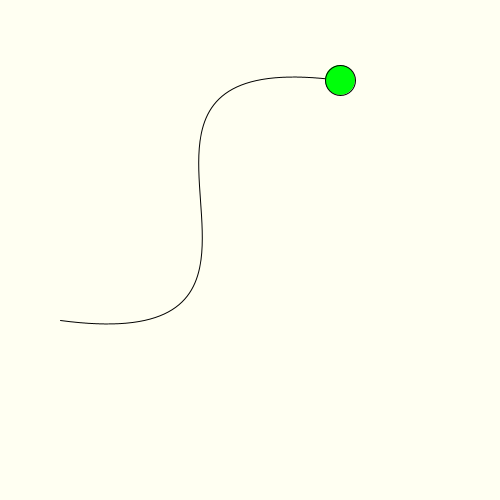
Frame 1 (no input)
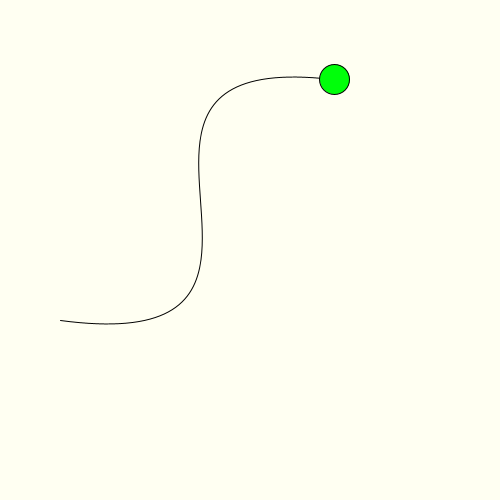
Frame 60 (the mouse pressed at the canvas centre just before this capture)
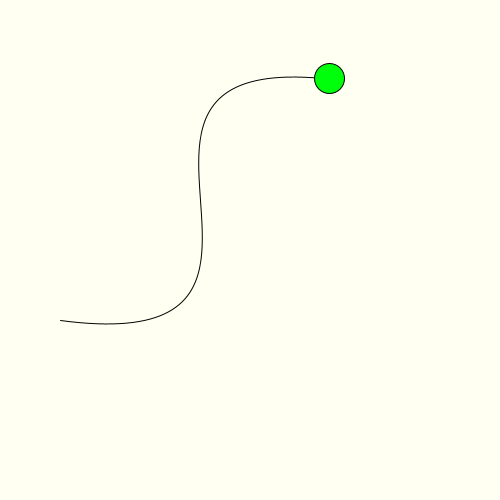
Frame 120 (the mouse held since frame 60 and released just before this capture)

The Processing sketch that drew these frames (run headless with seeded random() and noise(); from frame 60 on, the mouse is pressed at the canvas centre):

// Processing sketch: week18_7_zuma_bezier_curve_color_IntList_t_FloatList
// ── week18_7_zuma_bezier_curve_color_IntList_t_FloatList.pde
// week18_7_zuma_bezier_curve_color_IntList_t_FloatList
FloatList T = new FloatList();
IntList C = new IntList();
color [] cc = {#FF0000, #FFA600, #FEFF00, #00FF0A, #0028FF}; // 5種色彩的寶石
void setup(){
  size(500,500);
  T.append(0);  // T[i] 的球，會對應 C[i] 的色彩
  C.append( int(random(5)) ); // 挑1個色彩
}
PVector p0 = new PVector(340, 80);
PVector p1 = new PVector(40, 40);
PVector p2 = new PVector(360, 360);
PVector p3 = new PVector(60, 320);
void draw(){
  background(#FFFFF2);
  noFill();
  bezier(340, 80, 40, 40, 360, 360, 60, 320);
  for(int i=0; i<T.size(); i++){ //for(Float t : T){
    PVector p = myBezier(T.get(i), p0, p1, p2, p3);
    fill( cc[C.get(i)] );
    ellipse(p.x, p.y, 30, 30);
    //fill(0);
    //textSize(10);
    //text(""+i, p.x, p.y);
    //String t = nf(T.get(i),0,2);
    //text(t, p.x, p.y+30);
  }
  if(T.size()>0){
    int lastI = T.size()-1; // 整數，第i個 是最後一個 index i T[i]
    float lastT = T.get(lastI); // T[0] T[1] T[i]
    T.set(lastI, lastT+0.0001); //把最後加入的點，加大一些些 T[i] = T[i] + 0.0001
    if(lastT >= myNextT(0, p0, p1, p2, p3, 30)) {
      T.append(0); //空間夠多，就再塞一個0在最後
      C.append( int(random(5)) ); // 挑1個色彩
    }
    myMoveAll_T_Slowly();
  }
}
void myMoveAll_T_Slowly(){
  for(int i=T.size()-1-1; i>=0; i--){
    float newT = myNextT(T.get(i+1), p0, p1, p2, p3, 30);
    T.set(i, newT);
  }  
}
float myNextT(float t0, PVector p0, PVector p1, PVector p2, PVector p3, float d){
  PVector prev = myBezier(t0, p0, p1, p2, p3);
  for(float f = t0; f<=1; f+=0.001){
    PVector p = myBezier(f, p0, p1, p2, p3);
    if(dist(p.x, p.y, prev.x, prev.y) >= d){
      return f;
    }
  }
  return 1;
}
float myNearestBezierT(float x0, float y0, PVector p0, PVector p1, PVector p2, PVector p3){
  float ans = 0, minD = Float.MAX_VALUE;
  for(float t=0; t<=1; t+=0.01){
    float t1 = 1 - t;
    float x = t1*t1*t1*p0.x + 3*t1*t1*t*p1.x + 3*t1*t*t*p2.x + t*t*t*p3.x;
    float y = t1*t1*t1*p0.y + 3*t1*t1*t*p1.y + 3*t1*t*t*p2.y + t*t*t*p3.y;
    float d = dist(x, y, x0, y0);
    if(d<minD){
      minD = d;
      ans = t;
    }
  }
  return ans;
}
PVector myBezier(float t, PVector p0, PVector p1, PVector p2, PVector p3){
  float t1 = 1 - t;
  float x = t1*t1*t1*p0.x + 3*t1*t1*t*p1.x + 3*t1*t*t*p2.x + t*t*t*p3.x;
  float y = t1*t1*t1*p0.y + 3*t1*t1*t*p1.y + 3*t1*t*t*p2.y + t*t*t*p3.y;
  return new PVector(x,y);
}
